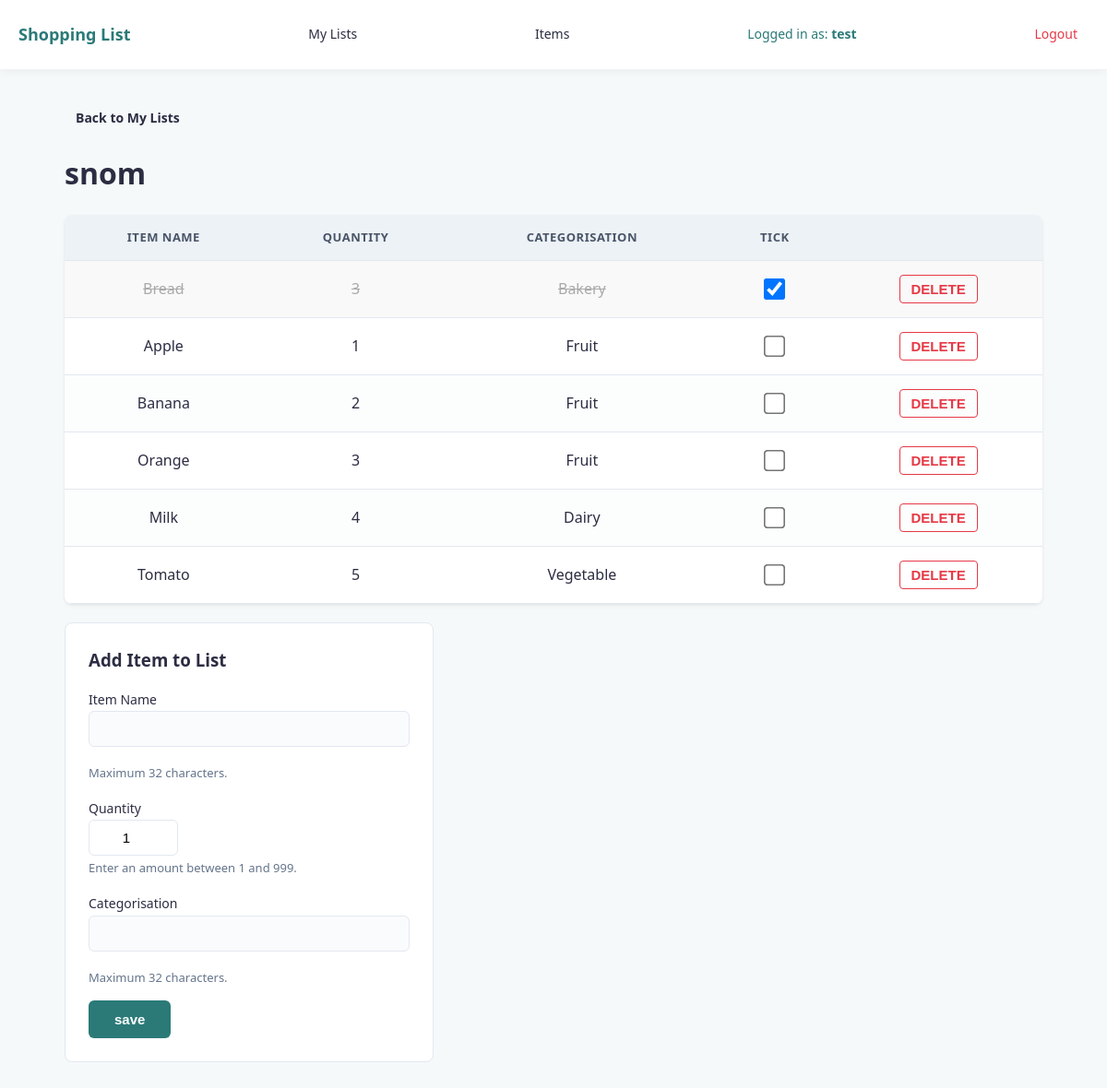
The page /list/2 (signed in) on the database as committed earlier.
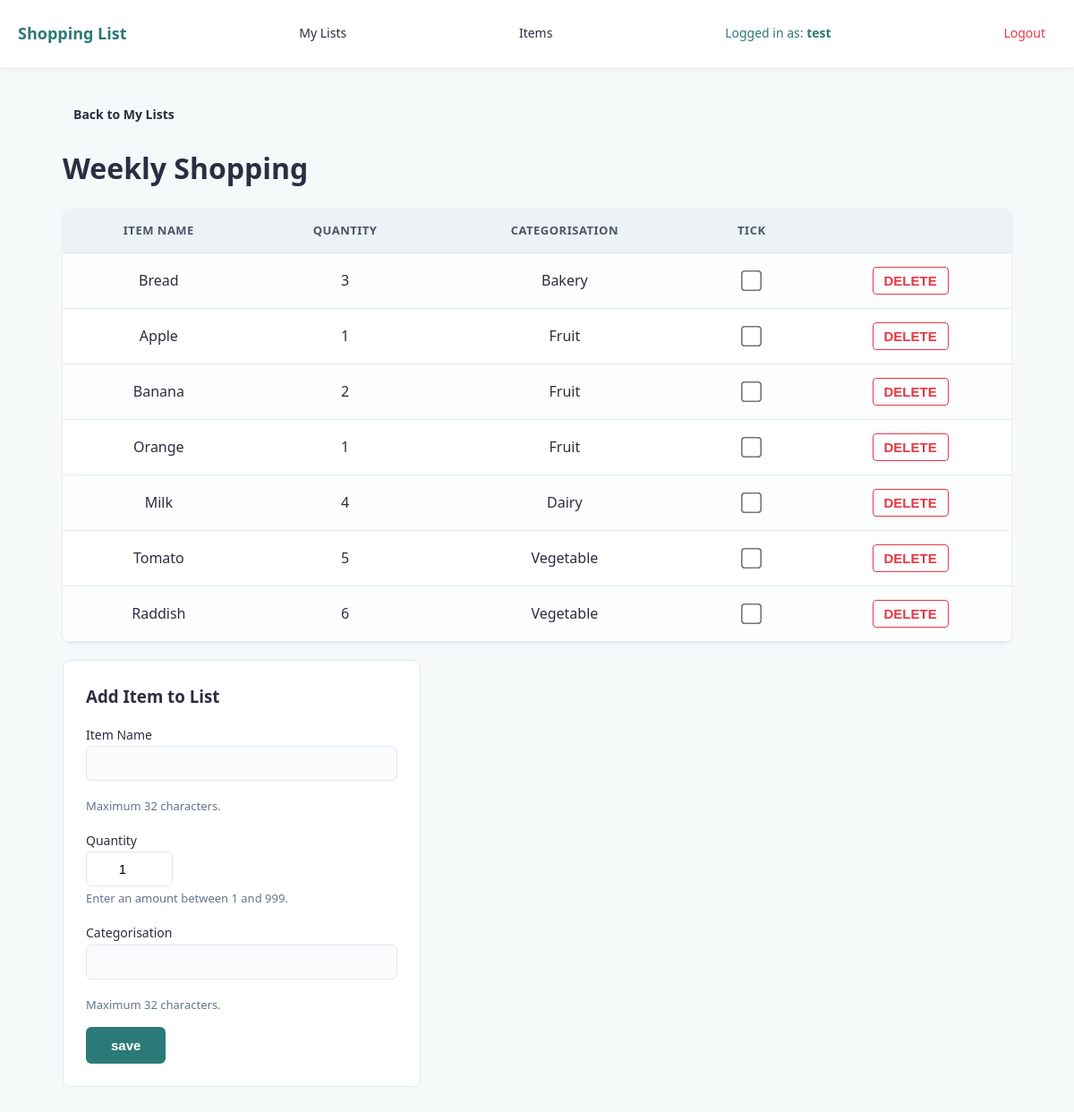
The same page on the database as committed later.
### tables this page shows
CREATE TABLE "lists" (list_id INTEGER NOT NULL PRIMARY KEY, list_name TEXT, user_id INTEGER REFERENCES user (user_id));

CREATE TABLE "list_contents" (`list_id` INTEGER REFERENCES `lists`(`list_id`), `item_id` INTEGER REFERENCES `item`(`item_id`), `quantity` INTEGER, "ticked" BOOLEAN);

CREATE TABLE "item" (item_id INTEGER NOT NULL PRIMARY KEY, item_name TEXT NOT NULL, "categorisation" TEXT, user_id INTEGER REFERENCES user (user_id));

### shopping_list.py (the view, shortened to what this page needs)
@app.route("/list/<int:list_id>", methods=["GET", "POST"])
def list_route(list_id=None):
    current_list = verify_list_ownership(list_id)
    if not current_list:
        return redirect(url_for("my_lists"))
    current_user_id = session["user_id"]
    error = ''
    if list_id:
        sql = """SELECT list_contents.item_id, item.item_name, list_contents.quantity, item.categorisation, list_contents.ticked
                FROM list_contents
                JOIN item ON item.item_id=list_contents.item_id
                WHERE list_contents.list_id = ?;"""
        results = query_db(sql, [list_id]) or []
    else:
        results = []
    return render_template("list.html", list=results, list_id=list_id, current_list=current_list, error=error)

### shopping_list.py (called while the page is built)
def get_db():
    db = getattr(g, '_database', None)
    if db is None:
        db = g._database = sqlite3.connect(DATABASE)
        db.row_factory = sqlite3.Row
    return db

@app.teardown_appcontext
def close_connection(exception):
    db = getattr(g, '_database', None)
    if db is not None:
        db.close()

def query_db(query, args=(), one=False, commit=False, return_id=False):
    db = get_db()
    cur = get_db().execute(query, args)
    if commit:
        db.commit()
    if return_id:
        last_id = cur.lastrowid
        cur.close()
        return last_id
    rv = cur.fetchall()
    cur.close()
    return rv[0] if (rv and one) else (None if one else rv)

def verify_list_ownership(list_id):
    if "user_id" not in session:
        return None
    sql = "SELECT * FROM lists where list_id = ? AND user_id = ?"
    return query_db(sql, [list_id, session["user_id"]], one=True)

### templates/list.html (shortened to what this page needs)
{% extends "index.html" %}
{% block body %}
<p><a href="{{ url_for('my_lists') }}" style="text-decoration: none; font-weight: bold;">Back to My Lists</a></p>
<h1>{{ current_list.list_name }}</h1>
{% if list %}
<form action="{{ url_for('list_route', list_id=list_id) }}" method="post" id="checkbox-form">
<table>
    <tr>
        <th>Item Name</th>
        <th>Quantity</th>
        <th>Categorisation</th>
        <th>tick</th>
        <th></th>
    </tr>
    {% for item in list %}
    <tr class="{% if item.ticked == 1 %}ticked-row{% endif %}">
        <td>{{ item.item_name }}</td>
        <td>{{ item.quantity }}</td>
        <td>{{ item.categorisation }}</td>
        <td>
            <input name="ticked_items" type="checkbox" value="{{ item.item_id }}" {% if item.ticked == 1 %}checked{% endif %} onchange="document.getElementById('checkbox-form').submit();">
        </td>
        <td>
            <input type="submit" value="DELETE" form="delete-form-{{ item.item_id }}">
        </td>
    </tr>
    {% endfor %}
</table>
</form>
{% else %}
<div class="card empty">
    <p>This list is currently empty. Add one to get started!</p>
</div>
{% endif %}
<div class="card" id="add-items">
    <h3>Add Item to List</h3>
    <form action="{{ url_for('list_route', list_id=list_id) }}" method="post">
        <label for="item_name">Item Name</label><br>
        <input name="item_name" list="food"><br>
        <p class="guidelines">Maximum 32 characters.</p>
        <label for="quantity">Quantity</label><br>
        <input type="number" name="quantity" value="1"><br>
        <p class="guidelines">Enter an amount between 1 and 999.</p>
        <label for="item_categorisation">Categorisation</label><br>
        <input list="food-type" name="categorisation" id="item_categorisation"><br>
        <p class="guidelines">Maximum 32 characters.</p>
        <input type="submit" value="save">
    </form>
</div>
{% endblock  %}

Rows that differ between the two databases and show on the page:
changed lists: list_name "snom" → "Weekly Shopping"
changed list_contents "Bread": ticked "☑" → "☐"
changed list_contents "Orange": quantity "3" → "1"
added list_contents: item_name "Raddish", quantity "6", categorisation "Vegetable"
